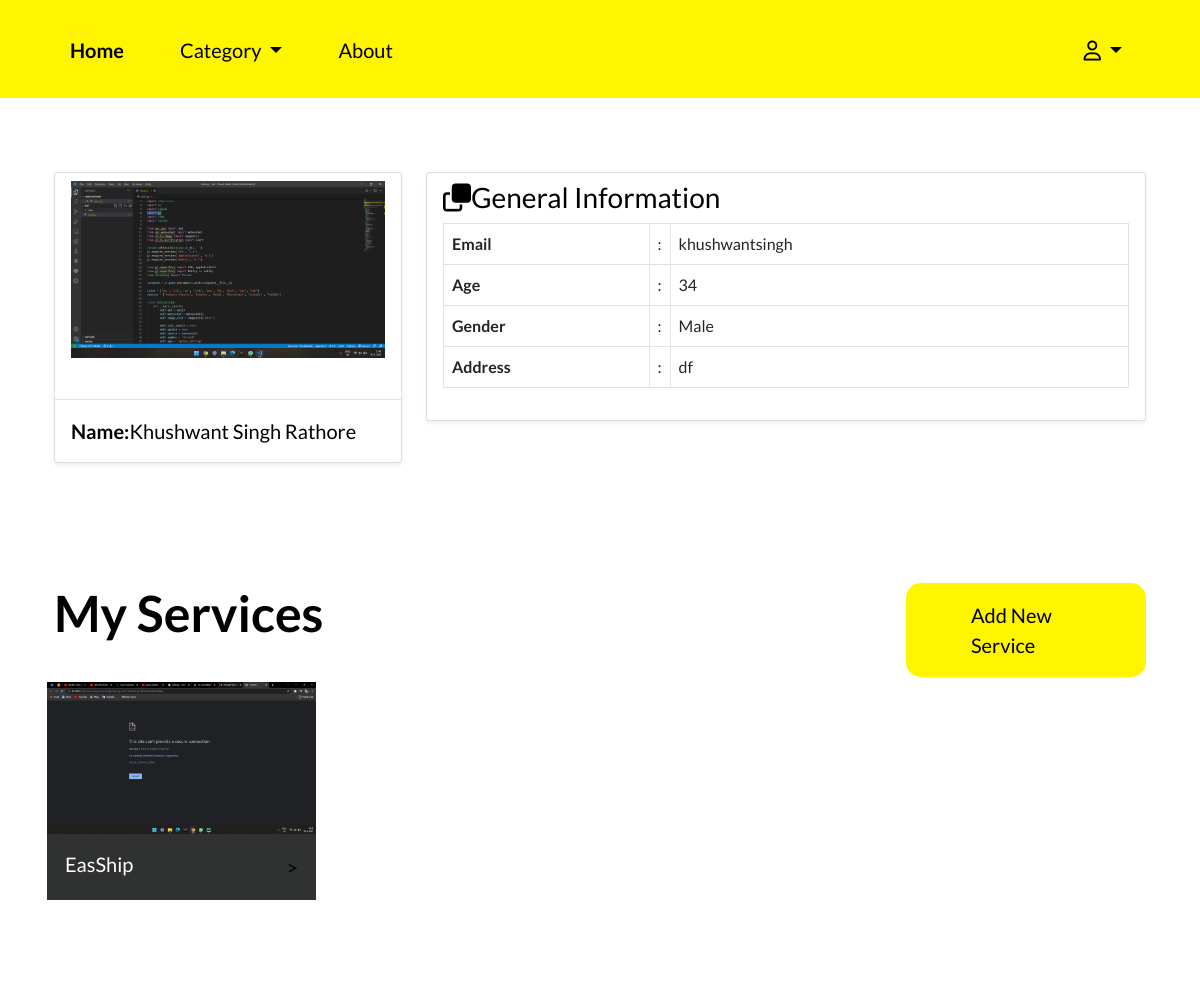
Screenshot of /MyProfile/ (signed in) with the database file from the repository.
### service/models.py (models this page shows)
class Profile(models.Model):
    user = models.ForeignKey(User, on_delete=models.CASCADE)
    name = models.CharField(max_length=50)
    address = models.CharField(max_length=250)
    gender = models.CharField(max_length=250, null=True)
    age = models.CharField(max_length=250, null=True)
    profile_pic = models.ImageField(upload_to='profile_picture/', null=True, default='profile_picture/p1.png')

class Service(models.Model):
    provider = models.ForeignKey(User, on_delete=models.CASCADE)
    service_name = models.CharField(max_length=50)
    address = models.CharField(max_length=250)
    category = models.CharField(max_length=250, null=True)
    subcategory = models.CharField(max_length=250, null=True)
    desc = models.CharField(max_length=250, null=True)
    whatsapp = models.CharField(max_length=12, null=True)
    instagram = models.CharField(max_length=250, null=True)
    phone = models.CharField(max_length=12, null=True)
    profile_pic = models.ImageField(upload_to='service_profile/', null=True, default='service_profile/download.png')

### service/views.py (the view)
# urls.py: path('MyProfile/', user_Profile, name='myProfile'),
@login_required(login_url='/login')
def user_Profile(request):
    u = request.user
    service = Service.objects.filter(provider=u)
    if len(service) > 0:
        s = True
    else:
        s = False
    pr = Profile.objects.get(user=u)
    if request.user.is_authenticated:
        ue = False
    else:
        ue = True
    return render(request, 'profile.html', {'service': service, 'pr': pr, 'u': u, 'se': s, 'ue': ue})

### templates/profile.html (shortened to what this page needs)
{% load static %}
<!doctype html>
<html lang="en">
<head>
    <link rel="stylesheet" href="https://site-assets.fontawesome.com/releases/v6.2.1/css/all.css">
    <link rel="stylesheet" href="https://site-assets.fontawesome.com/releases/v6.2.1/css/sharp-solid.css">
    <link rel="stylesheet" href="{% static 'css/owl.theme.default.css' %}">
    <link rel="stylesheet" href="{% static 'css/owl.carousel.min.css' %}">
    <link rel="stylesheet" href="{% static 'css/owl.theme.default.min.css' %}">
    <link href="{% static 'css/bootstrap/bootstrap.min.css' %}" rel="stylesheet">
    <link rel="stylesheet" href="{% static 'css/style.css' %}">
</head>
<body>
    <main>
    <header>
     <nav class="navbar navbar-expand-lg navbar-light m-0 p-0">
      <div class="container  header-container-mob">
    <div class="collapse navbar-collapse justify-content-between navbar-list-outer" id="navbarNavDropdown">
      <ul class="navbar-nav">
        <li class="nav-item">
          <a class="nav-link active" aria-current="page" href="/"><b>Home</b></a>
        </li>
		 <li class="nav-item dropdown">
          <a class="nav-link dropdown-toggle" href="#" id="navbarDropdown" role="button" data-bs-toggle="dropdown" aria-expanded="false">
            Category
          </a>
        </li>
        <li class="nav-item">
          <a class="nav-link" href="#">About</a>
        </li>
       </ul>
	<ul class="header-right-text">
        {% if ue %}
	<li><a class="login-btn" href="/login">Login</a></li>
        {% else %}
	<li class="nav-item dropdown">
          <a class="nav-link dropdown-toggle" href="#" id="navbarDropdown" role="button" data-bs-toggle="dropdown" aria-expanded="false">
           <i class="fa-regular fa-user"></i>
          </a>
        </li>
        {% endif %}
	</ul>
    </div>
  </div>
</nav>
        </header>
        <section class="house-section">
            <div class="container">
<div class="student-profile py-4">
  <div class="container">
    <div class="row">
      <div class="col-lg-4">
        <div class="card shadow-sm">
          <div class="card-header bg-transparent text-center">
            <img class="profile_img"  src="{{pr.profile_pic.url}}" alt="student dp">
            <h3>Ishmam Ahasan Samin</h3>
          </div>
          <div class="card-body">
            <p class="mb-0"><strong class="pr-1">Name:</strong>{{pr.name}}</p>
          </div>
        </div>
      </div>
      <div class="col-lg-8">
        <div class="card shadow-sm">
          <div class="card-header bg-transparent border-0">
            <h3  style="color:black;" class="mb-0"><i class="far fa-clone pr-1"></i>General Information</h3>
          </div>
          <div class="card-body pt-0">
            <table class="table table-bordered">
              <tr>
                <th width="30%">Email</th>
                <td width="2%">:</td>
                <td>{{u.username}}</td>
              </tr>
              <tr>
                <th width="30%">Age</th>
                <td width="2%">:</td>
                <td>{{pr.age}}</td>
              </tr>
              <tr>
                <th width="30%">Gender</th>
                <td width="2%">:</td>
                <td>{{pr.gender}}</td>
              </tr>
              <tr>
                <th width="30%">Address</th>
                <td width="2%">:</td>
                <td>{{pr.address}}</td>
              </tr>
            </table>
          </div>
        </div>
          <div style="height: 26px"></div>
      </div>
    </div>
  </div>
</div>
        <section class="quick-section">
            <div class="container">
                <div class="row">
                    <div class="col-9">
                        <h1>My Services</h1>
                    </div>
                    <div class="col-md-3 d-flex align-items-center"><a class="login-btn" href="/addNewService/">Add New Service</a></div>
                    {% if se %}
                    {% for s in service %}
					<div class="col-md-3 a12" >
                        <a href="/service/{{s.pk}}">
					<div class="item">
						<div class="quick-outer">
							<img src={{s.profile_pic.url}}>
							<div class="quick-content-outer">
							<h6>{{s.service_name}}</h6>
							<p>></p>
							</div>
							</div>
							</div>
                            </a>
					</div>
                    {% endfor %}
                    {% else %}
                    <div class="col-md-4"></div>
                    <div class="col-md-8 " style="padding:5px;" ><h3 style="color:Black">No Business Added by you.</h3></div>
                    {% endif %}
                </div>
    </main>
</body>
</html>

### static/css/style.css (style rules this page uses)
.a12 { padding:5px; }
*,*::before,*::after { padding:0; margin:0; box-sizing:border-box; }
html { scroll-behavior: smooth; }
body { font-size:1rem; font-family: 'Lato'; }
h1,h2,h3,h4,h5,h5,h6,ul,p,ul { margin:0; color:#fff; }
ul { list-style:none; }
a,a:hover { text-decoration:none; }
img { max-width:100%; width:100%; }
:root { --main-color: hotpink; --pane-padding: 5px 42px; }
header { background-color: #FFF500; position: relative; min-height: 75px; }
li.nav-item { border-top: 2px solid transparent; padding: 0 20px; }
.navbar-list-outer { padding:25px 0; }
.navbar-list-outer ul li a.nav-link { color: #000!important; font-size:20px; }
.header-right-text { display: flex; align-items: center; }
.header-right-text a { color:#000; font-size:20px; }
.quick-section { background-color: #fff; padding: 6rem 0; }
.quick-section h1 { color: #000; font-size:50px; font-weight:600; padding-bottom: 1.5rem; }
.quick-outer { border-radius: 0px; }
.quick-outer img { border-radius: 0px; border-bottom-left-radius: 0px; border-bottom-right-radius: 0px; }
.quick-content-outer { padding:18px; display:flex; justify-content:space-between; background-color: #303131; }
.quick-content-outer h6 { font-size:20px; font-weight:500; color:#fff; }
.login-btn { font-size: 20px; margin-left: 15px; border:none; color: #000; background-color: #fff500; border-radius: 15px; padding: 17px 65px; }
.house-section { padding:50px 0 0; background-color:#fff; }
.house-section h1 { color:#000; }
.house-section p { font-size:20px; color:#000; }
footer .content p,a { color: #fff; }

### templates/profile.html (style rules this page uses)
body { background: #67B26F; background: -webkit-linear-gradient(to right, #4ca2cd, #67B26F); background: linear-gradient(to right, #4ca2cd, #67B26F); padding: 0; margin: 0; font-family: 'Lato', sans-serif; color: #000; }

### rows the page displays
Profile: profile_pic (picture), name "Khushwant Singh Rathore", age "34", gender "Male", address "df"
Service: profile_pic (picture), service_name "EasShip"

### other values shown
{{ u.username }} "khushwantsingh"
